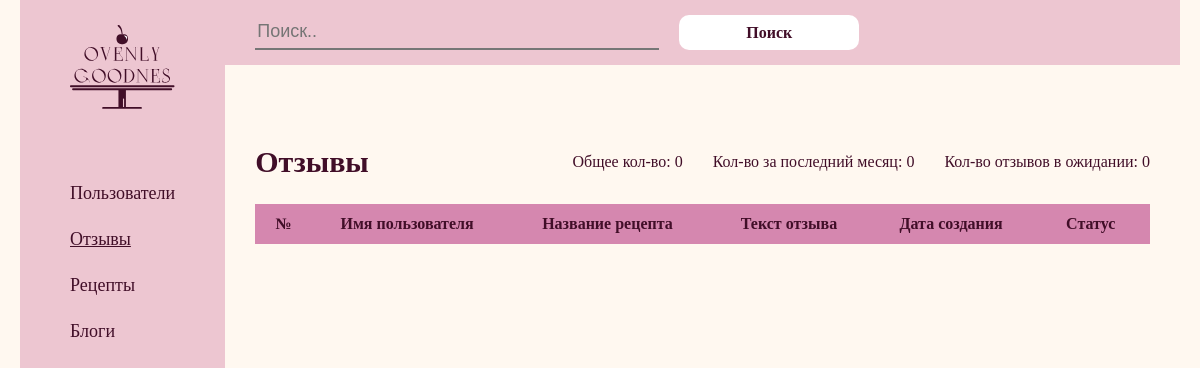
/admin_panel/html/reviews.php, run on an earlier commit of the app's database.
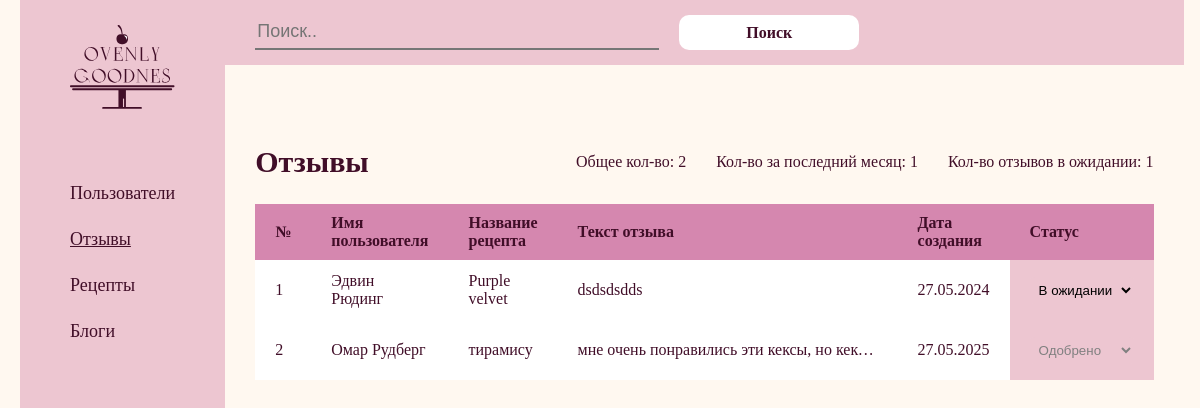
And on a later commit of the database.
### tables this page shows
CREATE TABLE `reviews` (
  `id` int NOT NULL,
  `user_id` int NOT NULL,
  `recipe_id` int NOT NULL,
  `text` text NOT NULL,
  `created_at` date NOT NULL,
  `status` enum('pending','approved','rejected') NOT NULL,
  `reason_deletion` varchar(200) DEFAULT NULL,
  `deletion_time` date DEFAULT NULL
);

CREATE TABLE `users` (
  `id` int NOT NULL,
  `name` varchar(200) NOT NULL,
  `email` varchar(200) NOT NULL,
  `password` varchar(100) NOT NULL,
  `numder_recipes` int NOT NULL,
  `created_at` date NOT NULL,
  `role` enum('user','admin') NOT NULL
);

### admin_panel/html/reviews.php (the view, shortened to what this page needs)
<?php
require_once __DIR__ . '/../../connect/connect.php';
$sql_count_reviews = "SELECT COUNT(*) as total_reviews FROM reviews";
$result = mysqli_query($connect, $sql_count_reviews);
$row = mysqli_fetch_assoc($result);
$total_reviews = $row['total_reviews'];
$sql_month_reviews = "SELECT COUNT(*) as month_reviews FROM reviews WHERE created_at >= DATE_SUB(NOW(), INTERVAL 1 MONTH)";
$result_month = mysqli_query($connect, $sql_month_reviews);
$row_month = mysqli_fetch_assoc($result_month);
$month_reviews = $row_month['month_reviews'];
$sql_pending_reviews = "SELECT COUNT(*) as pending_reviews FROM reviews WHERE status = 1";
$result_pending = mysqli_query($connect, $sql_pending_reviews);
$row_pending = mysqli_fetch_assoc($result_pending);
$pending_reviews = $row_pending['pending_reviews'];
$sql = "SELECT
       ROW_NUMBER() OVER (ORDER BY r.status ASC, r.id) AS row_num,
       r.id,
       r.user_id,
       u.name AS user_name,
       r.recipe_id,
       IFNULL(rec.name, 'Рецепт удалён') AS recipe_name,
       r.text,
       r.created_at,
       r.reason_deletion,
       r.deletion_time,
       CASE
         WHEN r.status = 1 THEN 'pending'
         WHEN r.status = 2 THEN 'approved'
         WHEN r.status = 3 THEN 'rejected'
       END as status
    FROM reviews r
    LEFT JOIN users u ON r.user_id = u.id
    LEFT JOIN recipes rec ON r.recipe_id = rec.id
    ORDER BY r.status ASC, r.id";
$result = mysqli_query($connect, $sql);
?>
<!DOCTYPE html>
<html lang="en">
<head>
  <link rel="stylesheet" href="/admin_panel/css/reviews.css" />
</head>
<body>
  <div class="container">
    <section class="sidebar">
      <a class="header_logo">
        <img src="/image/лого.svg" class="header_logo_img" />
      </a>
      <div class="sidebar_nav">
        <a href="users.php" class="sidebar_nav_link users">Пользователи</a>
        <a href="reviews.php" class="sidebar_nav_link reviews">Отзывы</a>
        <a href="recipes.php" class="sidebar_nav_link">Рецепты</a>
        <a href="blog.php" class="sidebar_nav_link">Блоги</a>
      </div>
    </section>
    <section class="contant">
      <section class="search">
        <div class="find">
          <input class="search_inp" type="text" placeholder="Поиск.." />
          <button class="search_btn">Поиск</button>
        </div>
      </section>
      <section class="container_review">
        <div class="container_reviews_info">
          <h1 class="container_title">Отзывы</h1>
          <div class="review">
            <p class="all_review">Общее кол-во: <?= $total_reviews ?></p>
            <p class="for_month_review">Кол-во за последний месяц: <?= $month_reviews ?></p>
            <p class="review_time">Кол-во отзывов в ожидании: <?= $pending_reviews ?></p>
          </div>
        </div>
        <table class="table_users">
          <tr class="table_row_titles">
            <th>№</th>
            <th>Имя пользователя</th>
            <th>Название рецепта</th>
            <th>Текст отзыва</th>
            <th>Дата создания</th>
            <th>Статус</th>
          </tr>
          <?php while ($row = mysqli_fetch_assoc($result)): ?>
            <tr class="table_row">
              <td><?= $row['row_num'] ?></td>
              <td><?= htmlspecialchars($row['user_name']) ?></td>
              <td><?= htmlspecialchars($row['recipe_name']) ?></td>
              <td class="review-text"><?= htmlspecialchars($row['text']) ?></td>
              <td><?= date('d.m.Y', strtotime($row['created_at'])) ?></td>
              <td class="select_status">
                <select name="status" class="status-select" data-review-id="<?= $row['id'] ?>"
                  <?= $row['status'] == 'approved' || $row['status'] == 'rejected' ? 'disabled' : '' ?>>
                  <option value="1" <?= $row['status'] == 'pending' ? 'selected' : '' ?>>В ожидании</option>
                  <option value="2" <?= $row['status'] == 'approved' ? 'selected' : '' ?>>Одобрено</option>
                </select>
              </td>
            </tr>
          <?php endwhile; ?>
        </table>
      </section>
    </section>
  </div>
</body>
</html>

What changed in the data, as far as the page shows it:
added reviews: row_num "1", user.name "Эдвин Рюдинг", recipe_name "Purple velvet", text "dsdsdsdds", created_at "27.05.2024", status "В ожидании"
added reviews: row_num "2", user.name "Омар Рудберг", recipe_name "тирамису", text "мне очень понравились эти кексы, но кек…", created_at "27.05.2025", status "Одобрено"
Also different on the page:
$total_reviews: "0" → "2"
$month_reviews: "0" → "1"
$pending_reviews: "0" → "1"
